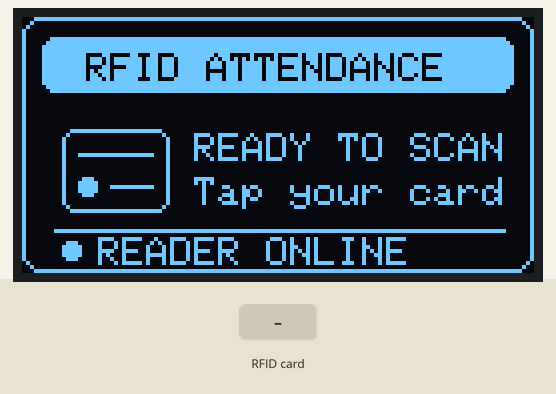
Bench run of a sketch on a simulated ESP32. Parts: 128×64 one-colour display. The test bench sets the inputs (shaded band). What the sketch prints to the serial monitor is not drawn.

Above: at 1.9 s.
2.0 s: RFID card 7A 4B B7 4F held to the reader
At 2.5 s:
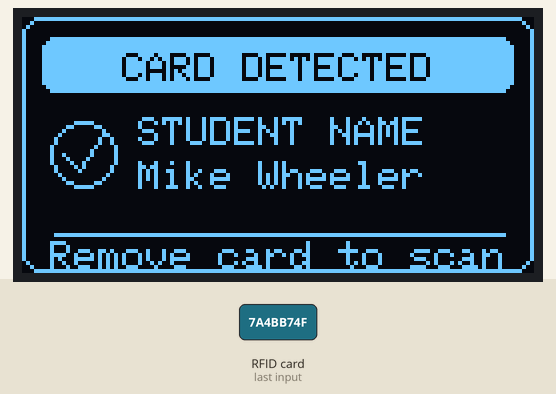
5.0 s: RFID card 1A 2F B3 4F held to the reader
At 5.9 s:
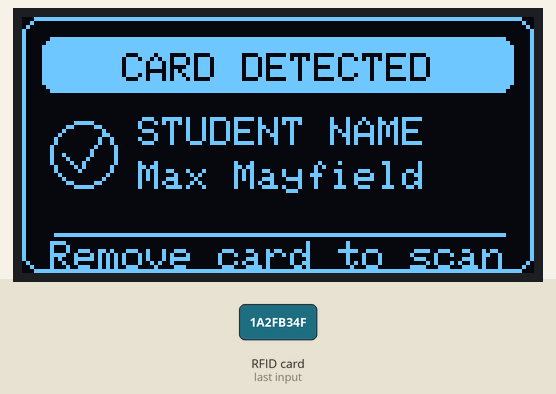
8.0 s: RFID card 5E 7A 19 C4 held to the reader
At 9.2 s:
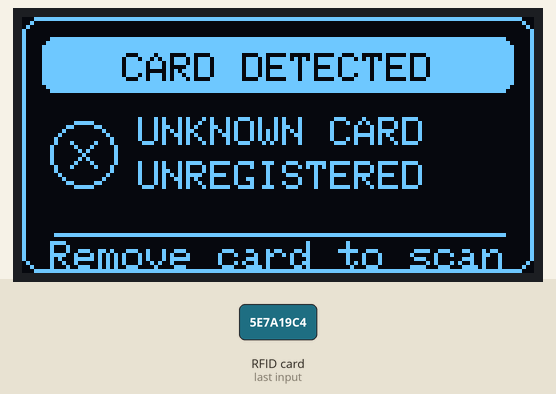
Timing chart, 0 to 11.0 s (numbered marks = the images above; inputs shaded):
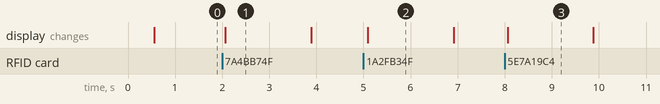

The sketch:

Mainsys.ino
```cpp
#include <Wire.h>
#include <SPI.h>
#include <Adafruit_GFX.h>
#include <Adafruit_SSD1306.h>
#include <MFRC522.h>

// ================= PIN CONFIGURATION =================

// OLED
#define OLED_SDA 21
#define OLED_SCL 22
#define SCREEN_WIDTH 128
#define SCREEN_HEIGHT 64
#define OLED_RESET -1

// RC522 RFID reader
#define RFID_SS   5
#define RFID_RST  27
#define RFID_SCK  18
#define RFID_MISO 19
#define RFID_MOSI 23

// ================= HARDWARE OBJECTS =================

Adafruit_SSD1306 display(
  SCREEN_WIDTH,
  SCREEN_HEIGHT,
  &Wire,
  OLED_RESET
);

MFRC522 rfid(RFID_SS, RFID_RST);

bool oledOK = false;
bool rfidOK = false;

// ================= STUDENT DATABASE =================

struct Student {
  String uid;
  String name;
};

// Add your real UIDs and Names here!
Student students[] = {
  {"7A 4B B7 4F", "Mike Wheeler"},
  {"1A 2F B3 4F", "Max Mayfield"}
};
const int numStudents = sizeof(students) / sizeof(students[0]);

// ================= OLED INITIALIZATION =================

uint8_t findOLEDAddress() {
  for (uint8_t address = 0x3C; address <= 0x3D; address++) {
    Wire.beginTransmission(address);

    if (Wire.endTransmission() == 0) {
      return address;
    }
  }

  return 0;
}

// ================= DRAW IDLE SCREEN =================

void showReadyScreen() {
  if (!oledOK) return;

  display.clearDisplay();

  // Outer frame
  display.drawRoundRect(0, 0, 128, 64, 5, SSD1306_WHITE);

  // Header bar
  display.fillRoundRect(5, 5, 118, 14, 3, SSD1306_WHITE);

  display.setTextSize(1);
  display.setTextColor(SSD1306_BLACK);
  display.setCursor(16, 9);
  display.print("RFID ATTENDANCE");

  display.setTextColor(SSD1306_WHITE);

  // Draw a small card icon
  display.drawRoundRect(10, 28, 27, 21, 3, SSD1306_WHITE);
  display.drawLine(14, 34, 32, 34, SSD1306_WHITE);
  display.fillCircle(16, 42, 2, SSD1306_WHITE);
  display.drawLine(22, 42, 32, 42, SSD1306_WHITE);

  // Instructions
  display.setCursor(43, 29);
  display.print("READY TO SCAN");

  display.setCursor(43, 40);
  display.print("Tap your card");

  // Footer
  display.drawLine(8, 53, 120, 53, SSD1306_WHITE);
  display.fillCircle(12, 58, 2, SSD1306_WHITE);

  display.setCursor(19, 55);
  display.print("READER ONLINE");

  display.display();
}

// ================= DRAW ERROR SCREEN =================

void showErrorScreen() {
  if (!oledOK) return;

  display.clearDisplay();
  display.drawRoundRect(0, 0, 128, 64, 5, SSD1306_WHITE);

  display.setTextSize(1);
  display.setTextColor(SSD1306_WHITE);

  display.setCursor(12, 10);
  display.print("RFID ATTENDANCE");

  display.drawLine(8, 22, 120, 22, SSD1306_WHITE);

  display.setCursor(15, 31);
  display.print("READER ERROR");

  display.setCursor(8, 44);
  display.print("Check the wiring");

  display.display();
}

// ================= DRAW CARD DETAILS =================

void showCardScreen(String studentName, bool isKnown) {
  if (!oledOK) return;

  display.clearDisplay();
  display.drawRoundRect(0, 0, 128, 64, 5, SSD1306_WHITE);

  // Inverted title bar
  display.fillRoundRect(5, 5, 118, 14, 3, SSD1306_WHITE);

  display.setTextSize(1);
  display.setTextColor(SSD1306_BLACK);
  display.setCursor(25, 9);
  display.print("CARD DETECTED");

  display.setTextColor(SSD1306_WHITE);

  // Status icon: Checkmark for known, X for unknown
  display.drawCircle(15, 34, 8, SSD1306_WHITE);
  if (isKnown) {
    display.drawLine(10, 34, 14, 38, SSD1306_WHITE);
    display.drawLine(14, 38, 20, 29, SSD1306_WHITE);
  } else {
    display.drawLine(12, 31, 18, 37, SSD1306_WHITE);
    display.drawLine(18, 31, 12, 37, SSD1306_WHITE);
  }

  // Label
  display.setCursor(29, 25);
  if (isKnown) {
    display.print("STUDENT NAME");
  } else {
    display.print("UNKNOWN CARD");
  }

  // Print the actual name where the UID used to be
  display.setCursor(29, 36);
  display.print(studentName);

  // Footer
  display.drawLine(8, 54, 120, 54, SSD1306_WHITE);
  display.setCursor(7, 56);
  display.print("Remove card to scan");

  display.display();
}

// ================= READ AND FORMAT UID =================

String formatByte(byte value) {
  String result = "";

  if (value < 0x10) {
    result += "0";
  }

  result += String(value, HEX);
  result.toUpperCase();

  return result;
}

void handleCard() {
  if (!rfid.PICC_ReadCardSerial()) {
    return;
  }

  String fullUID = "";

  // Create the UID in hexadecimal format
  for (byte i = 0; i < rfid.uid.size; i++) {
    if (i > 0) {
      fullUID += " ";
    }
    fullUID += formatByte(rfid.uid.uidByte[i]);
  }

  // Look up the student in the database
  String studentName = "UNREGISTERED";
  bool isKnown = false;
  for (int i = 0; i < numStudents; i++) {
    if (students[i].uid == fullUID) {
      studentName = students[i].name;
      isKnown = true;
      break;
    }
  }

  // Send the UID to Python/Docker exactly as it expects
  Serial.println();
  Serial.println("========== CARD SCANNED ==========");
  Serial.print("Card UID: ");
  Serial.println(fullUID);
  Serial.println("==================================");

  // Show name on your custom OLED layout
  showCardScreen(studentName, isKnown);

  // Finish communication with this card
  rfid.PICC_HaltA();
  rfid.PCD_StopCrypto1();

  // Keep the result visible before returning to idle
  delay(1800);

  showReadyScreen();
}

// ================= SETUP =================

void setup() {
  Serial.begin(115200);
  delay(500);

  Serial.println();
  Serial.println("RFID ATTENDANCE SYSTEM");
  Serial.println("Initializing hardware...");

  // Start I2C
  Wire.begin(OLED_SDA, OLED_SCL);

  // Detect OLED address
  uint8_t address = findOLEDAddress();

  if (address != 0) {
    oledOK = display.begin(SSD1306_SWITCHCAPVCC, address);
  }

  if (oledOK) {
    Serial.println("OLED: OK");
    showReadyScreen();
  } else {
    Serial.println("OLED: NOT DETECTED");
  }

  // Start SPI and RFID reader
  SPI.begin(RFID_SCK, RFID_MISO, RFID_MOSI, RFID_SS);
  rfid.PCD_Init();
  delay(100);

  byte version = rfid.PCD_ReadRegister(MFRC522::VersionReg);

  Serial.printf("RC522 version: 0x%02X\n", version);

  rfidOK = (version != 0x00 && version != 0xFF);

  if (rfidOK) {
    Serial.println("RC522: OK");
    Serial.println("Present a compatible RFID card.");
    showReadyScreen();
  } else {
    Serial.println("RC522: NOT RESPONDING");
    showErrorScreen();
  }
}

// ================= MAIN LOOP =================

void loop() {
  if (!rfidOK) {
    delay(1000);
    return;
  }

  if (!rfid.PICC_IsNewCardPresent()) {
    delay(40);
    return;
  }

  handleCard();
}
```

Measured:
- after the input at 2.0 s, the display: changes after 0.07 s (image 1)
- after the input at 5.0 s, the display: changes after 0.10 s (image 2)
- after the input at 8.0 s, the display: changes after 0.06 s (image 3)
- what the display in image 1 shows lasts 1.8 s, from 2.1 s to 3.9 s
